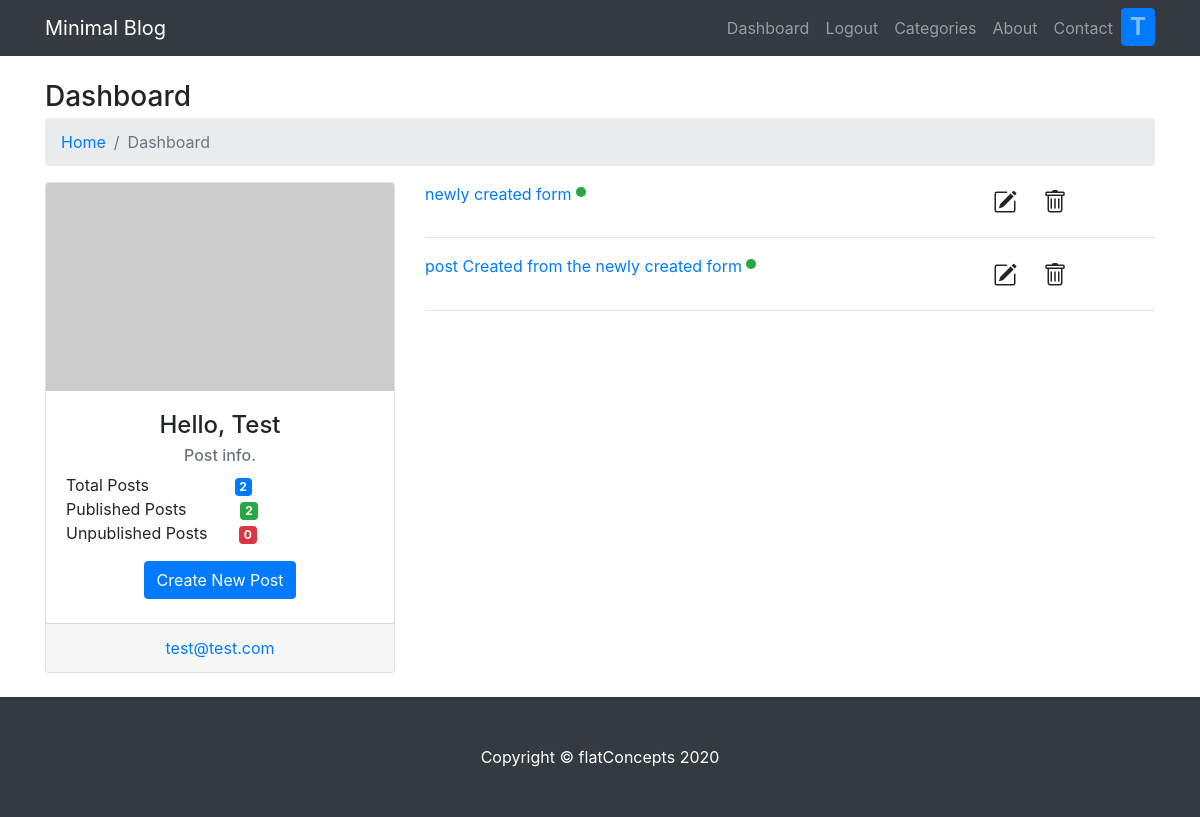
Screenshot of /user/ (signed in) with the database file from the repository.
### models.py (models this page shows, shortened)
class User(db.Model, UserMixin):
    __tablename__ = 'users'
    id = db.Column(db.Integer,
                   primary_key=True)
    username = db.Column(db.String(20),
                         nullable=False,
                         unique=True)
    email = db.Column(db.String(40),
                      unique=True,
                      nullable=False)
    full_name = db.Column(db.String(100),
                          unique=False,
                          nullable=False)
    dob = db.Column(db.String,
                          unique=False,
                          nullable=False)
    bio = db.Column(db.String(500),
                          unique=False,
                          nullable=False)
    password = db.Column(db.String(200),
                         unique=False,
                         nullable=False)
    date_registered = db.Column(db.String,
                                nullable = False,
                                default=datetime.now())
    posts = db.relationship('Post', backref=db.backref('author'))

class Post(db.Model, UserMixin):
    __tablename__ = 'post'
    id = db.Column(db.Integer,
                   primary_key=True)
    title = db.Column(db.String(200),
                      nullable=False,
                      unique=False)
    subtitle = db.Column(db.String(200),
                         unique=False,
                         nullable=True)
    body = db.Column(db.Text,
                     unique=False,
                     nullable=False)
    date_created = db.Column(db.String,
                             nullable=False,
                             default=datetime.now())
    tags = db.Column(db.String(50),
                     unique=False,
                     nullable=True)
    author_id = db.Column(db.Integer,
                          db.ForeignKey('users.id'),
                          nullable=False)
    category_id = db.Column(db.Integer,
                            db.ForeignKey('categories.id'),
                            nullable=False)
    published = db.Column(db.Boolean, default=False, nullable=False)

### app.py (the view)
@app.route('/user/')
@login_required
def userDashboard():
    user_posts = current_user.posts
    total_posts = len(user_posts)
    published_posts = len([i for i in user_posts if i.published == 1])
    unpublished_posts = len([i for i in user_posts if i.published == 0])
    return render_template('dashboard.html', user= current_user, posts=user_posts, total_posts=total_posts, published_posts=published_posts, unpublished_posts = unpublished_posts)

### app.py (called while the page is built)
@login_manager.user_loader
def load(user_id):
    return User.query.get(int(user_id))

### templates/dashboard.html (shortened to what this page needs)
{% extends 'base.html' %}
{% block content %}
 <div class="container mb-4">
     <h3 class="mt-4 mb-1">Dashboard
     </h3>
     <ol class="breadcrumb">
         <li class="breadcrumb-item">
             <a href="index.html">Home</a>
         </li>
         <li class="breadcrumb-item active">Dashboard</li>
     </ol>
     <div class="row">
         <div class="col-md-4">
            <div class="card h-100 text-center">
                <img class="card-img-top" src="http://placehold.it/750x450" alt="">
                <div class="card-body">
                    <h4 class="card-title">Hello, {{ user.username | capitalize}}</h4>
                    <h6 class="card-subtitle mb-2 text-muted">Post info.</h6>
                    <p class="card-text text-left"> Total Posts &nbsp; &nbsp; &nbsp; &nbsp; &nbsp; &nbsp; &nbsp; &nbsp; &nbsp; <span
                                            class="badge badge-primary">
                                            {{ total_posts }}</span><br>
                                            Published Posts &nbsp; &nbsp; &nbsp; &nbsp; &nbsp; &nbsp;<span
                                                class="badge badge-success">{{ published_posts }}</span><br>
                                            Unpublished Posts &nbsp; &nbsp; &nbsp; <span
                                                class="badge badge-danger">{{ unpublished_posts }}</span>
                    </p>
                    <a href="/post/new" class="btn btn-primary mb-1"> Create New Post</a>
                </div>
                <div class="card-footer">
                    <a href="#">{{ user.email }}</a>
                </div>
            </div>
         </div>
         <div class="col-md-8">
             {% for post in posts %}
                 <div class="row">
                     <div class="col-md-9">
                        <a href="/post/{{ post.id }}"> {{ post.title }}</a>
                        {% if post.published %}
                            <span class="badge badge-success" style="border-radius: 50%; height: 10px; width: 4px;">&nbsp;</span>
                        {% else %}
                            <span class="badge badge-danger" style="border-radius: 50%; height: 10px; width: 4px;">&nbsp;</span>
                        {% endif %}
                     </div>
                     <div class="col-md-3">
                         <div class="row">
                            <div class="col-xs-6">
                                <a href="/post/edit/{{post.id}}" class="btn">
                                </a>
                            </div>
                            <div class="col-xs-6">
                                <a href="" class="btn">
                                </a>
                            </div>
                         </div>
                     </div>
                 </div>
                <hr>
             {% endfor %}
         </div>
     </div>
</div>
{% endblock %}

### templates/navigation.html (shortened to what this page needs)
    <nav class="navbar fixed-top navbar-expand-lg navbar-dark bg-dark fixed-top">
        <div class="container">
            <a class="navbar-brand" href="{{url_for('index')}}">Minimal Blog</a>
            <div class="collapse navbar-collapse" id="navbarResponsive">
                <ul class="navbar-nav ml-auto">
                    {% if current_user.is_anonymous %}
                        <li class="nav-item">
                            <a class="nav-link" href="/login">Login</a>
                        </li>
                    {% else %}
                      <li class="nav-item">
                          <a class="nav-link" href="{{url_for('userDashboard')}}">Dashboard</a>
                      </li>
                        <li class="nav-item">
                            <a class="nav-link" href="/logout">Logout</a>
                      </li>
                    {% endif %}
                    <li class="nav-item">
                        <a class="nav-link" href="/categories">Categories</a>
                    </li>
                    <li class="nav-item">
                        <a class="nav-link" href="about.html">About</a>
                    </li>
                    <li class="nav-item">
                        <a class="nav-link" href="contact.html">Contact</a>
                    </li>
                    {% if current_user.is_authenticated %}
                     <li class="nav-item">
                         <a class="nav-link btn btn-primary" href="{{url_for('userDashboard')}}" style="font-size: x-large; font-weight: bold; padding-top: 0px; padding-bottom: 0px;">{{ current_user.username[0] | capitalize }}</a>
                     </li>
                    {% endif %}
                </ul>
            </div>
        </div>
    </nav>

### static/css/main.css (style rules this page uses)
body { padding-top: 56px; }

### rows the page displays
User: username "T", username "Test", email "test@test.com"
Post: title "newly created form", published True (drawn)
Post: title "post Created from the newly created form", published True (drawn)

### other values shown
{{ total_posts }} "2"
{{ published_posts }} "2"
{{ unpublished_posts }} "0"
